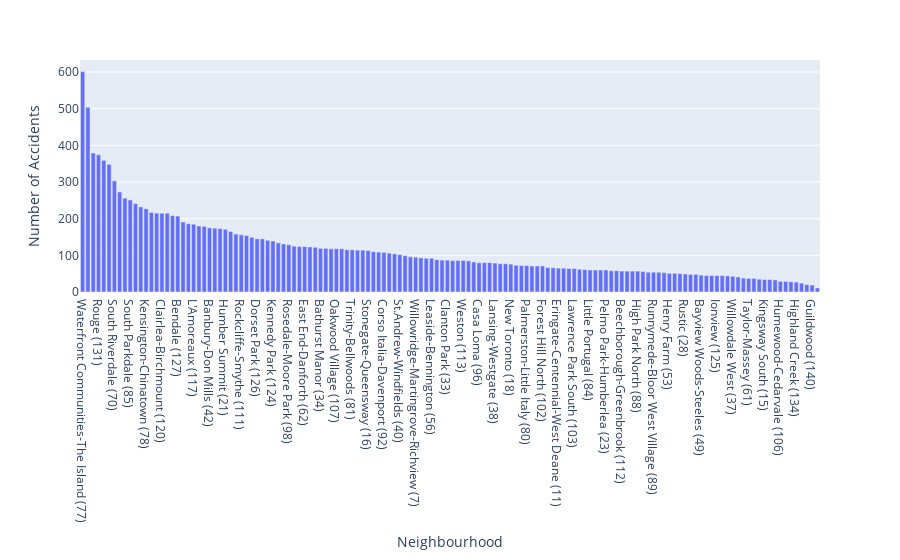

Source (notebook cell):
### Code cell
fig = px.bar(df_clean, x = df_clean['Neighbourhood'].value_counts().index , y = df_clean['Neighbourhood'].value_counts(), labels={'x':'Neighbourhood','y':'Number of Accidents'})
fig.show()

### Figure 1 — Plotly figure (JSON) as saved in the notebook; plotly's stock layout.template omitted (floating-point values rounded to 4 significant figures; data arrays with more than 128 entries replaced by an {"elided": "..."} marker saying what was removed)
{"data": [{"alignmentgroup": "True", "hovertemplate": "Neighbourhood=%{x}<br>Number of Accidents=%{y}<extra></extra>", "legendgroup": "", "marker": {"color": "#636efa"}, "name": "", "offsetgroup": "", "orientation": "v", "showlegend": false, "textposition": "auto", "type": "bar", "x": {"elided": "140 str values"}, "xaxis": "x", "y": {"elided": "140 int values"}, "yaxis": "y"}], "layout": {"barmode": "relative", "legend": {"tracegroupgap": 0}, "margin": {"t": 60}, "xaxis": {"anchor": "y", "domain": [0, 1], "title": {"text": "Neighbourhood"}}, "yaxis": {"anchor": "x", "domain": [0, 1], "title": {"text": "Number of Accidents"}}}}
